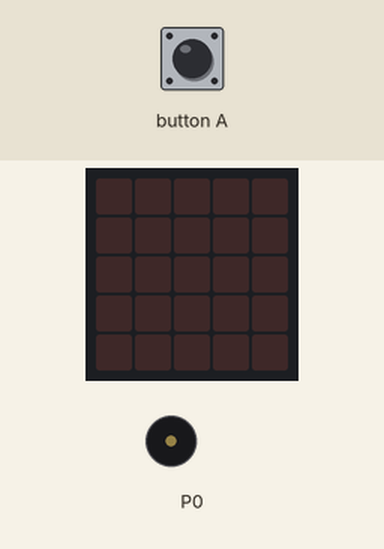
A program run on a simulated BBC micro:bit (MakeCode). Parts: the board's 5×5 LED display, buzzer (waves = sounding). Inputs (shaded band) come from the test bench. Random numbers come from a fixed seed.

Above: at 1.2 s.
1.3 s: button A pressed for 0.15 s
At 4.2 s:
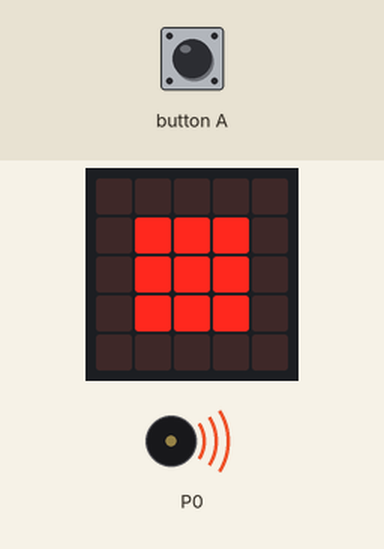
4.4 s: button A pressed for 0.15 s
At 7.3 s:
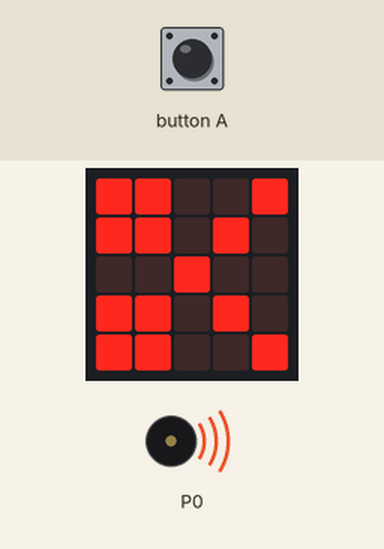
7.5 s: button A pressed 2 times (0.12 s each, 0.3 s apart)
At 15.1 s:
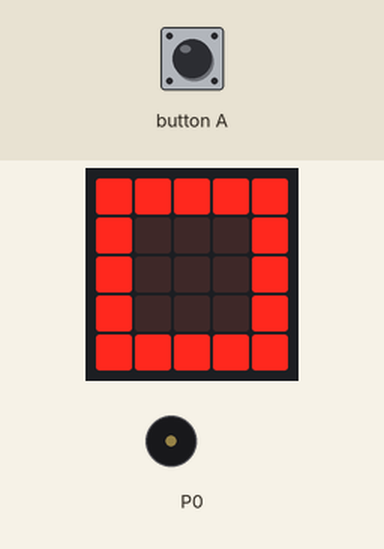
Timing chart, 0 to 16.6 s (numbered marks = the images above; inputs shaded):
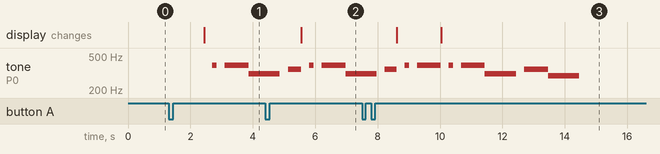

Measured:
- after the input at 1.3 s, tone on P0: silent → 392 Hz after 1.4 s, → silent 0.14 s later, → 392 Hz 0.26 s later, → 311 Hz 0.77 s later; the display: changes after 1.2 s (image 1)
- after the input at 4.4 s, the display: changes after 1.2 s (image 2)
- after the input at 7.5 s, the display: first changes after 1.1 s (image 3 shows a later state)

The program:

main.ts
```typescript
let random = 0
input.onButtonPressed(Button.A, function () {
    random = randint(1, 3)
    basic.pause(1000)
    music.startMelody(music.builtInMelody(Melodies.Dadadadum), MelodyOptions.Once)
    if (random == 1) {
        basic.showLeds(`
            . . . . .
            . # # # .
            . # # # .
            . # # # .
            . . . . .
            `)
    }
    if (random == 2) {
        basic.showLeds(`
            # # # # #
            # . . . #
            # . . . #
            # . . . #
            # # # # #
            `)
    }
    if (random == 3) {
        basic.showLeds(`
            # # . . #
            # # . # .
            . . # . .
            # # . # .
            # # . . #
            `)
    }
    music.startMelody(music.builtInMelody(Melodies.Dadadadum), MelodyOptions.Once)
})
```

test.ts
```typescript
// aquí va el archivo "tests"; esto no se compilará cuando este paquete se utilice como una extensión.
```
